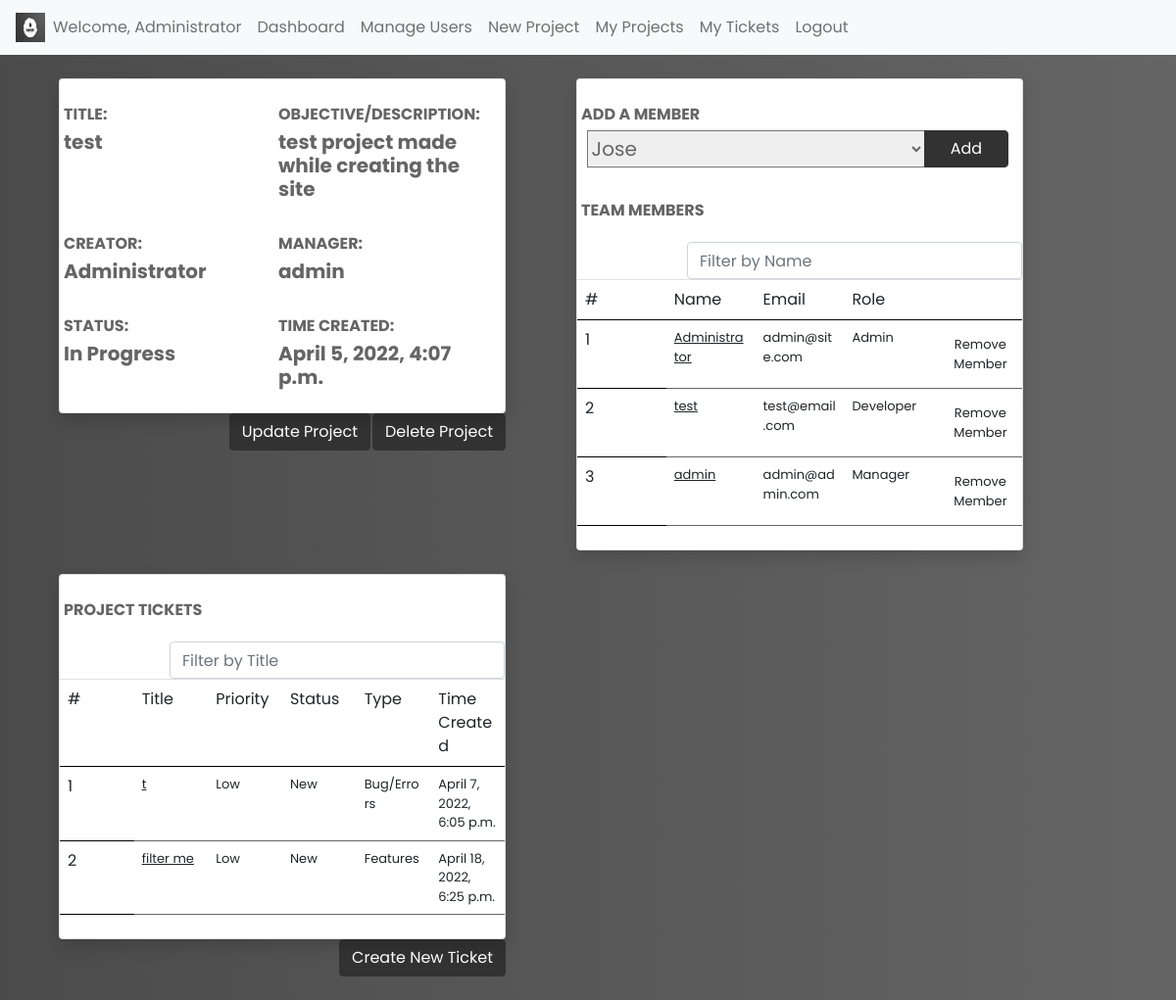
The app's page /manage-project/test (signed in), older data.
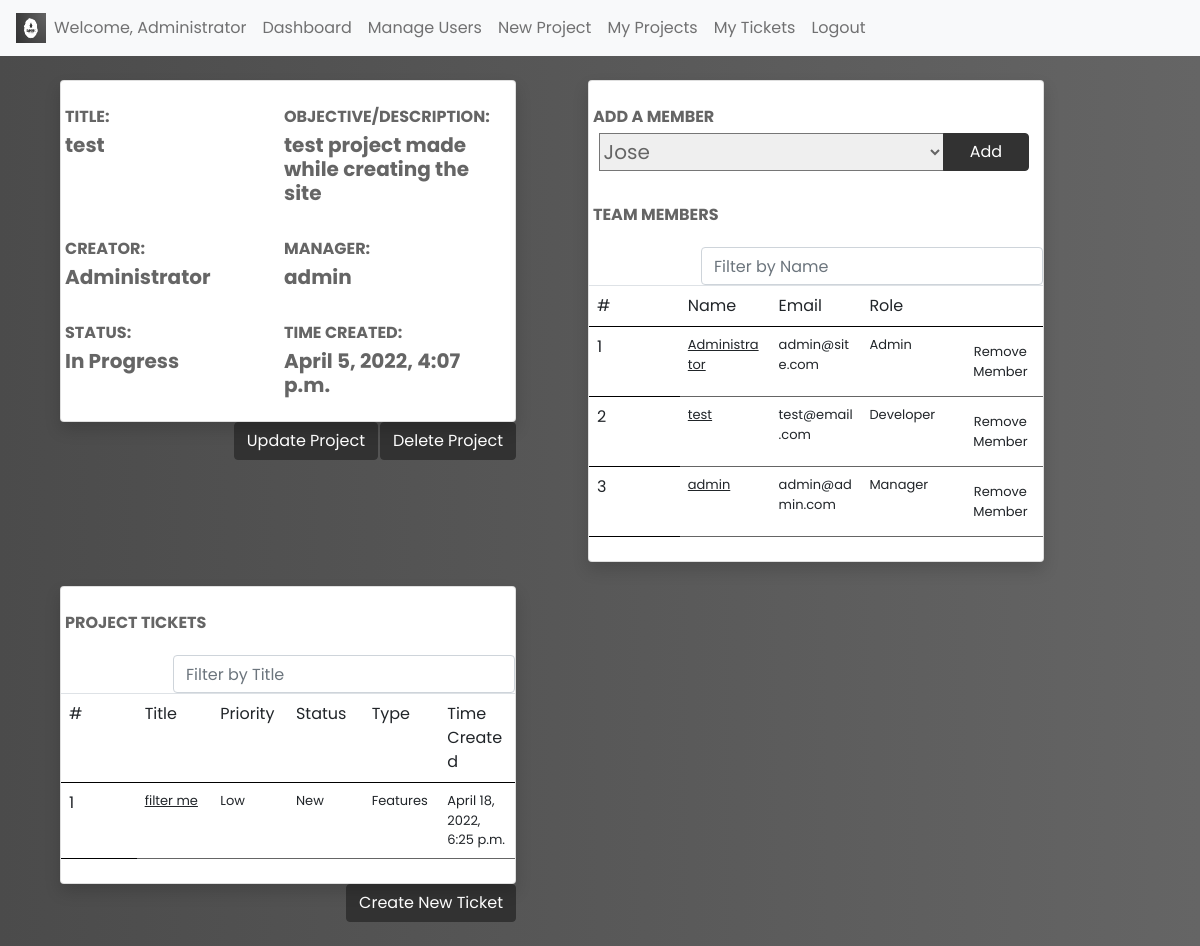
The same page, newer data.
### trackersite/models.py (models this page shows)
class Team(models.Model):
    project = models.ForeignKey(Project, on_delete=models.CASCADE)
    member = models.ForeignKey(User, on_delete=models.CASCADE)

class User(AbstractUser):
    email = models.EmailField(blank=True, max_length=254, verbose_name='email address', unique=True)
    class Role(models.TextChoices):
        DEV = "Developer", "Developer"
        MANG = "Manager", "Manager"
        ADMN = "Admin", "Admin"
    role = models.CharField(max_length=9, choices=Role.choices, default=Role.DEV)
    image = models.ImageField(upload_to='covers', default='covers/pfp1.jpg')
    demo_user = models.BooleanField(default=False)

class Ticket(models.Model):
    project = models.ForeignKey(Project, on_delete=models.CASCADE)
    title = models.CharField(max_length=30)
    submitter = models.ForeignKey(User, on_delete=models.CASCADE)
    desc = models.TextField(max_length=400)
    class Priority(models.TextChoices):
        LOW = "Low",
        MEDIUM = "Medium",
        HIGH = "High",
        URGENT = "Urgent",
    priority = models.CharField(max_length=6, choices=Priority.choices, default=Priority.LOW)
    class Status(models.TextChoices):
        NEW = "New",
        OPEN = "Open",
        RSLVD = "Resolved",
        PRGRS = "In Progress",
    status = models.CharField(max_length=11, choices=Status.choices, default=Status.NEW)
    timestamp = models.DateTimeField(auto_now_add=True)
    class Types(models.TextChoices):
        BUGS = "Bug/Errors",
        FEAT = "Features",
        COMM = "General Comments",
    type = models.CharField(max_length=16, choices=Types.choices, default=Types.BUGS)
    assigned_to = models.ForeignKey(User, on_delete=models.SET_NULL, null=True, related_name="assigned_user")

### trackersite/views.py (the view)
# urls.py: path("manage-project/<str:name>", views.manage_project, name="manage_project"),
@login_required
def manage_project(request, name):
    project = models.Project.objects.get(title = name)
    team = models.Team.objects.filter(project_id = project.id).order_by('member__role')
    users = models.User.objects.exclude(id__in=
        models.Team.objects.filter(project_id = project.id).values_list('member_id', flat=True))
    tickets = models.Ticket.objects.filter(project_id = project.id, status__in = ["New","Open","In Progress",])
    return render(request, 'trackersite/manage_project.html', {
        "project": project, "members":users, "team":team, "tickets":tickets
    })

### trackersite/templates/trackersite/manage_project.html (shortened to what the changed rows need)
{% extends 'trackersite/layout.html' %}
{% block body_class %}gbody page-top{% endblock %}
{% block body %}
<div class="wrapper">
    <div id="content-wrapper" class="d-flex flex-column">
        <div id="content">
            <div class="container-fluid">
                <div class="row">
                    <div class="col-md-6 col-xl-3 mb-4" style="width: 40%; margin-left: 4%;">
                        <div class="card shadow border-start-primary py-2">
                            <div>
                                <table class="table projects">
                                    <tbody>
                                        <tr>
                                        <th scope="col">#</th>
                                        <th scope="col">Name</th>
                                        <th scope="col">Email</th>
                                        <th scope="col">Role</th>
                                        {% if user.role != 'Developer' %}
                                        <th scope="col"></th>
                                        {% endif %}
                                        </tr>
                                        {% for member in team %}
                                        <tr>
                                            <th scope="row">{{ forloop.counter }}</th>
                                            <td><a class="names hlink" href="{% url 'load_user' member.member.username %}">{{member.member.username}}</a></td>
                                            <td>{{member.member.email}}</td>
                                            <td>{{member.member.role}}</td>
                                            {% if user.role != 'Developer' %}
                                            <td><button type="button" class="btn scr" onclick="remove_user('{{ member.id }}',);">Remove Member</button></td>
                                            {% endif %}
                                        </tr>
                                        {% endfor %}
                                        </tbody>
                                </table>
                            </div>
                        </div>
                    </div>
                    <div class="col-md-6 col-xl-3 mb-4" style="width: 40%; margin-left: 4%;">
                        <div class="card shadow border-start-primary py-2">
                            <div>
                                <table class="table projects">
                                    <tbody>
                                        <tr>
                                        <th scope="col">#</th>
                                        <th scope="col">Title</th>
                                        <th scope="col">Priority</th>
                                        <th scope="col">Status</th>
                                        <th scope="col">Type</th>
                                        <th scope="col">Time Created</th>
                                        </tr>
                                        {% for ticket in tickets %}
                                        <tr>
                                            <th scope="row">{{ forloop.counter }}</th>
                                            <td><a class="titles hlink" href="{% url 'load_ticket' ticket.id %}">{{ticket.title}}</a></td>
                                            <td>{{ticket.priority}}</td>
                                            <td>{{ticket.status}}</td>
                                            <td>{{ticket.type}}</td>
                                            <td>{{ticket.timestamp}}</td>
                                        </tr>
                                        {% endfor %}
                                        </tbody>
                                </table>
                            </div>
                        </div>
                    </div>
                </div>
            </div>
        </div>
    </div>
</div>
{% endblock %}

Row changes from the older to the newer data that the page shows:
removed Ticket: title "t", priority "Low", status "New", type "Bug/Errors", timestamp "April 7, 2022, 6:05 p.m."
